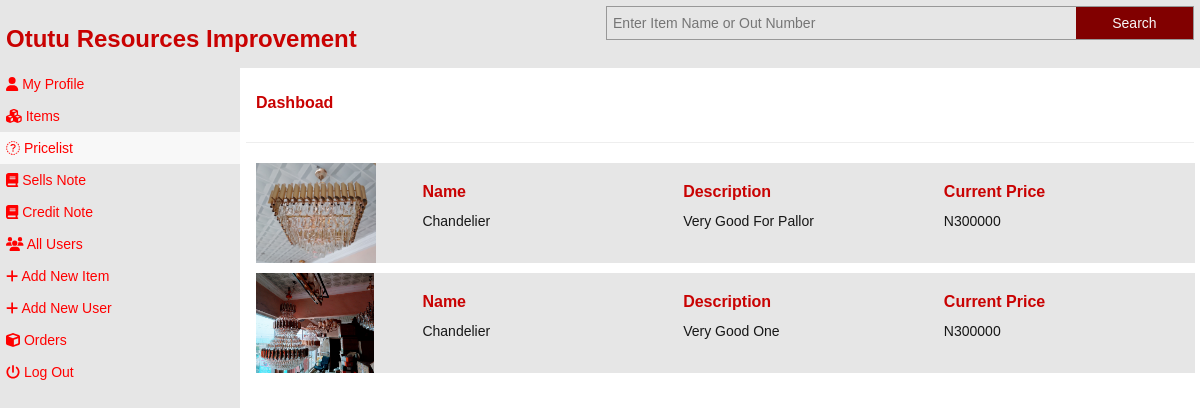
/pricelist/ (signed in), run on the app's committed database.
### store/models.py (models this page shows, shortened)
class Items(models.Model):
    name = models.CharField(max_length=150)
    out_number = models.TextField()
    but_price = models.IntegerField(default=0)
    selling_price = models.IntegerField(default=0.0)
    des = models.TextField()
    image = models.FileField(upload_to='image')
    quantity = models.IntegerField()
    is_avaliable = models.BooleanField(default=True)

### store/views.py (the view)
# urls.py: path('pricelist/', views.pricelist, name='pricelist'),
@login_required(login_url='login')
def pricelist(request):
    items = Items.objects.all()
    context = {
        'items':items,
    }
    return render(request, 'pricelist.html', context)

### template/pricelist.html (shortened to what this page needs)
{% extends 'extend/dashboad-base.html' %}
{% load static %}
{% block content %}
<div class="boad-body">
    <div class="item-con">
        <div class="item-info">
            <h3>dashboad</h3>
        </div>
    </div>
    <hr>
    {% if items %}
    {% for item in items %}
    <div class="items">
        <div class="item">
            <div class="image">
                <a href="{{item.image.url}}">
                    <img src="{{item.image.url}}" alt="image">
                </a>
            </div>
            <div class="item-con">
                <div class="item-info">
                    <h3>name</h3>
                    <p>{{item.name}}</p>
                </div>
                <div class="item-info">
                    <h3>description</h3>
                    <p>{{item.des}}</p>
                </div>
                <div class="item-info">
                    <h3>current price</h3>
                    <p>N{{item.selling_price}}</p>
                </div>
            </div>
        </div>
    </div>
    {% endfor %}
    {% endif %}
</div>
{% endblock %}

### static/admincss.css (style rules this page uses)
* { padding: 0px; margin: 0px; box-sizing: border-box; font-family: 'bell MT', bell 'Gill Sans', 'Gill Sans MT', Calibri, 'Trebuchet MS', sans-serif; font-family: sans-serif; }
:root { --bg: rgb(255, 0, 0); --bg2: rgb(129, 0, 0); --bg3: rgb(248, 248, 248); --bg4: rgb(230, 230, 230); --text: rgb(152, 152, 152); --text2: #171717; --title: rgb(201, 2, 2); --sucess: rgb(0, 210, 221); --info: rgb(255, 109, 109); }
.boad-body { width: 80%; height: 100vh; overflow-y: scroll; padding: 6px; }
.items { width: 99%; margin: 10px; background-color: var(--bg4); transition: all 0.5s ease; }
.item { display: flex; }
.item .image { width: 20%; }
.item .image a img { width: 100%; height: 100px; object-fit: contain; object-position: left; }
.item-con { display: flex; width: 100%; }
.item-info { width: 100%; text-transform: capitalize; padding: 0px 10px; }
.item-info h3 { text-transform: capitalize; color: var(--title); font-weight: bold; font-size: 16px; }
.item-info p { text-transform: capitalize; color: var(--text2); font-weight: lighter; font-size: 14px; }

### data on the page
Items: image (picture), name "Chandelier", des "Very Good For Pallor", selling_price "300000"
Items: image (picture), name "Chandelier", des "Very Good One", selling_price "300000"
